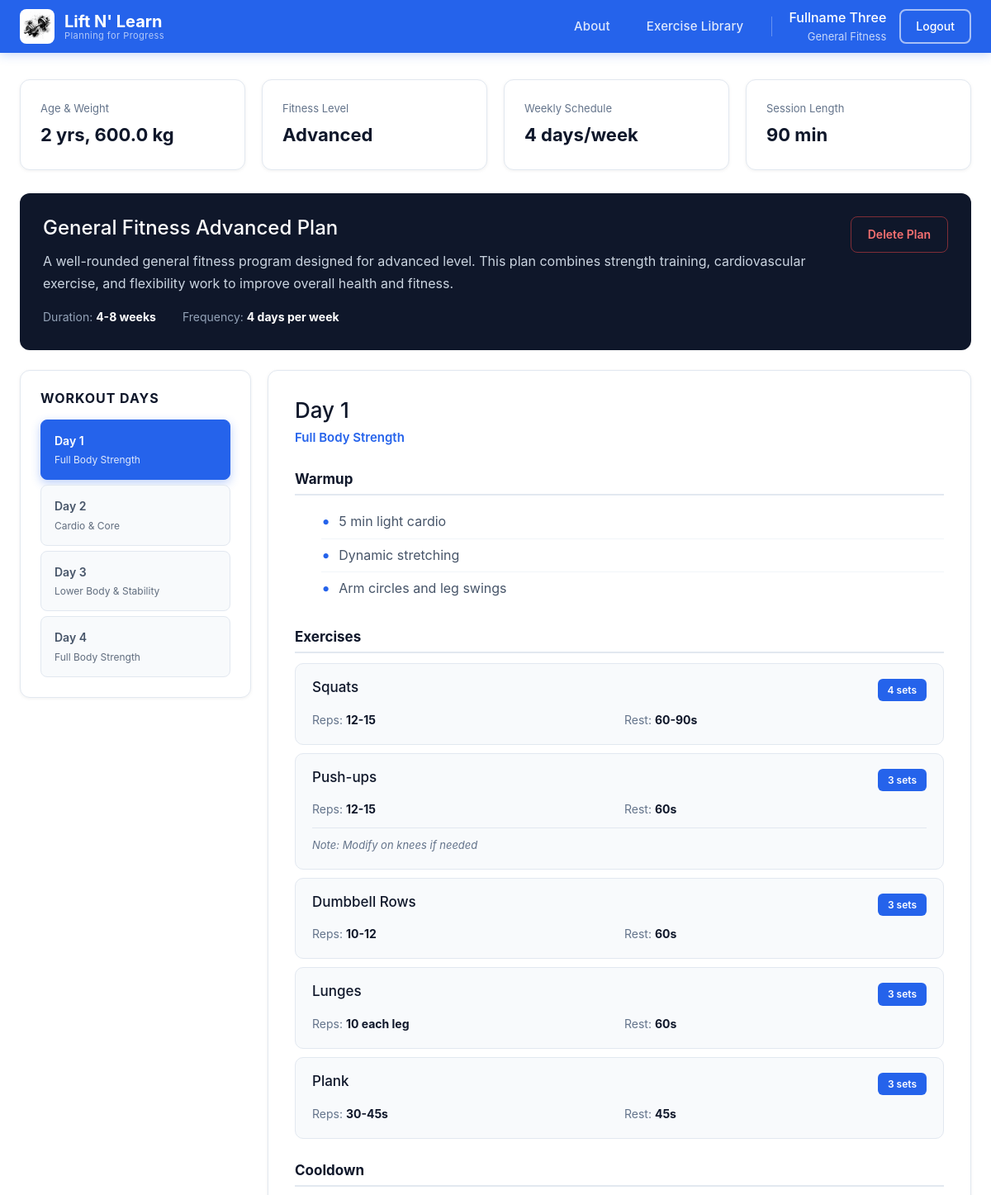
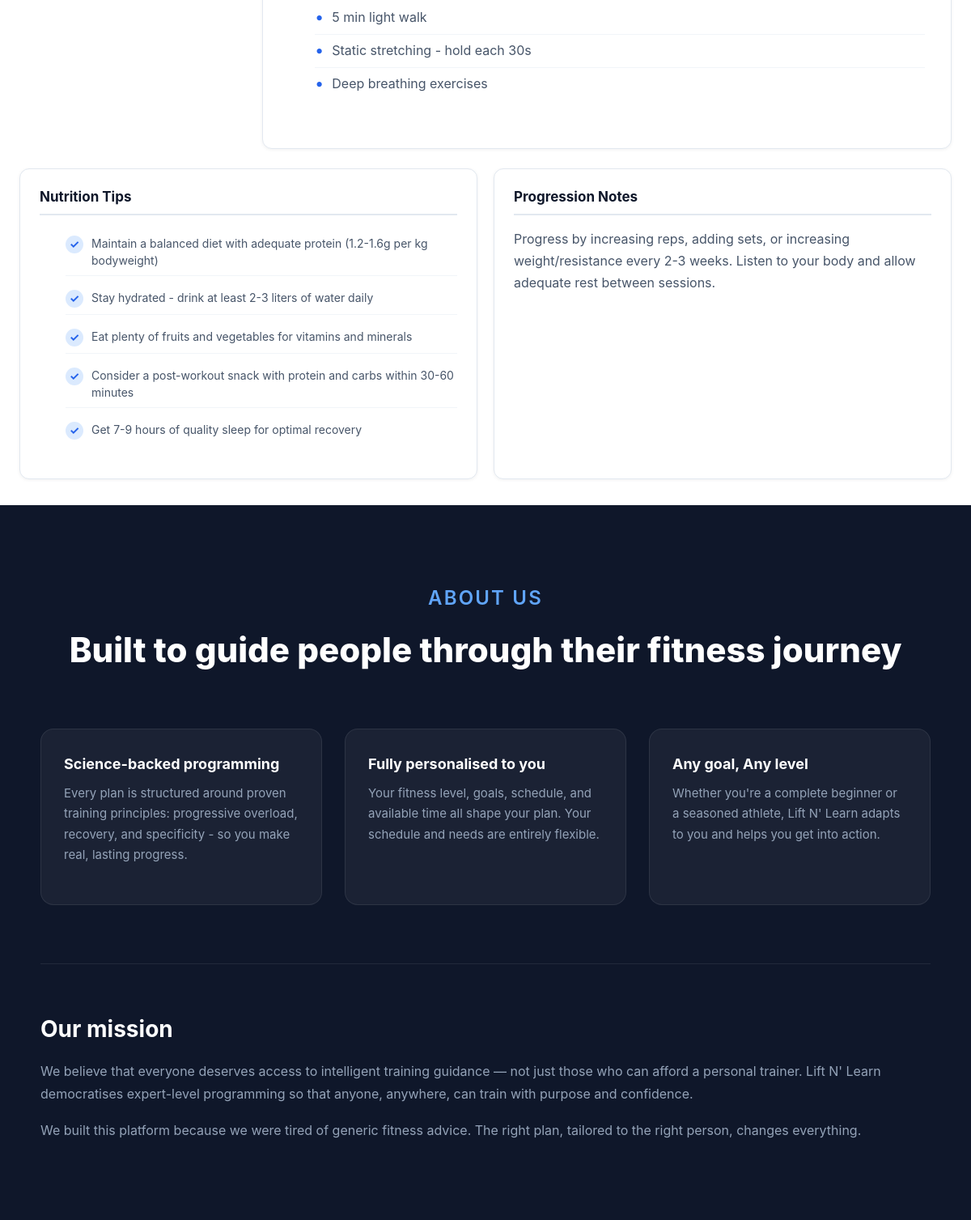
The page / (signed in) on the database its author committed (2 pictures, top to bottom).
### tables this page shows
CREATE TABLE user_profiles (
    id INTEGER PRIMARY KEY AUTOINCREMENT,
    user_id INTEGER UNIQUE NOT NULL,
    full_name TEXT NOT NULL,
    age INTEGER NOT NULL CHECK (age > 0 AND age < 120),
    weight REAL NOT NULL CHECK (weight > 0),
    height REAL NOT NULL CHECK (height > 0),
    fitness_type TEXT NOT NULL CHECK (fitness_type IN ('general_fitness', 'athlete', 'muscle_strength', 'calisthenics')),
    fitness_level TEXT NOT NULL CHECK (fitness_level IN ('beginner', 'intermediate', 'advanced')),
    goals TEXT NOT NULL,
    workout_days INTEGER NOT NULL CHECK (workout_days >= 1 AND workout_days <= 7),
    session_duration INTEGER NOT NULL CHECK (session_duration > 0),
    medical_conditions TEXT DEFAULT '',
    created_at TIMESTAMP DEFAULT CURRENT_TIMESTAMP,
    updated_at TIMESTAMP DEFAULT CURRENT_TIMESTAMP,
    FOREIGN KEY (user_id) REFERENCES users (id) ON DELETE CASCADE
);

CREATE TABLE workout_plans (
    id INTEGER PRIMARY KEY AUTOINCREMENT,
    user_id INTEGER NOT NULL,
    plan_name TEXT NOT NULL,
    fitness_type TEXT NOT NULL,
    difficulty TEXT NOT NULL,
    plan_data TEXT NOT NULL,
    is_active INTEGER DEFAULT 1,
    created_at TIMESTAMP DEFAULT CURRENT_TIMESTAMP,
    FOREIGN KEY (user_id) REFERENCES users (id) ON DELETE CASCADE
);

### app.py (the view)
@app.route('/')
def index():
    return render_template('home.html')

### app.py (called while the page is built)
@login_manager.user_loader
def load_user(user_id):
    return User.get_by_id(int(user_id))

@app.template_filter('get_user_profile')
def get_user_profile(user_id):
    return UserProfile.get_by_user_id(user_id)

@app.template_filter('get_workout_plan')
def get_workout_plan(user_id):
    return WorkoutPlan.get_active_by_user_id(user_id)

@app.context_processor
def inject_nav_profile():
    nav_profile = None
    if current_user.is_authenticated:
        nav_profile = UserProfile.get_by_user_id(current_user.id)
    return dict(nav_profile=nav_profile)

### database.py (called while the page is built)
def get_db():
    conn = sqlite3.connect(DATABASE)
    conn.row_factory = sqlite3.Row
    return conn

    @staticmethod
    def get_by_id(user_id):
        conn = get_db()
        user_data = conn.execute(
            'SELECT * FROM users WHERE id = ?', (user_id,)
        ).fetchone()
        conn.close()
        if user_data:
            return User(user_data['id'], user_data['username'], user_data['email'],
                       user_data['password_hash'], user_data['created_at'])
        return None

    @staticmethod
    def get_by_user_id(user_id):
        conn = get_db()
        profile = conn.execute(
            'SELECT * FROM user_profiles WHERE user_id = ?', (user_id,)
        ).fetchone()
        conn.close()
        return dict(profile) if profile else None

    @staticmethod
    def get_active_by_user_id(user_id):
        conn = get_db()
        plan = conn.execute(
            'SELECT * FROM workout_plans WHERE user_id = ? AND is_active = 1 ORDER BY created_at DESC LIMIT 1',
            (user_id,)
        ).fetchone()
        conn.close()
        if plan:
            plan_dict = dict(plan)
            plan_dict['plan_data'] = json.loads(plan_dict['plan_data'])
            return plan_dict
        return None

### templates/home.html (shortened to what this page needs)
{% extends "base.html" %}
{% block content %}
<div class="dashboard-container">
    {% set profile = current_user.id | get_user_profile if current_user.is_authenticated else None %}
    {% set workout_plan = current_user.id | get_workout_plan if current_user.is_authenticated else None %}
    {% if current_user.is_authenticated and profile %}
        <div class="stats-grid">
                <div class="stat-card">
                    <div class="stat-content">
                        <div class="stat-label">Age & Weight</div>
                        <div class="stat-value">{{ profile.age }} yrs, {{ profile.weight }} kg</div>
                    </div>
                </div>
                <div class="stat-card">
                    <div class="stat-content">
                        <div class="stat-label">Fitness Level</div>
                        <div class="stat-value">{{ profile.fitness_level.title() }}</div>
                    </div>
                </div>
                <div class="stat-card">
                    <div class="stat-content">
                        <div class="stat-label">Weekly Schedule</div>
                        <div class="stat-value">{{ profile.workout_days }} days/week</div>
                    </div>
                </div>
                <div class="stat-card">
                    <div class="stat-content">
                        <div class="stat-label">Session Length</div>
                        <div class="stat-value">{{ profile.session_duration }} min</div>
                    </div>
                </div>
            </div>
            {% if workout_plan %}
            <div class="plan-overview">
                <div class="plan-overview-header">
                    <div>
                        <h2>{{ workout_plan.plan_name }}</h2>
                        <p class="plan-description">{{ workout_plan.plan_data.description }}</p>
                        <div class="plan-meta">
                            <span>Duration: <strong>{{ workout_plan.plan_data.duration }}</strong></span>
                            <span>Frequency: <strong>{{ workout_plan.plan_data.frequency }}</strong></span>
                        </div>
                    </div>
                    <button type="button" class="btn-delete-plan" onclick="document.getElementById('delete-modal').style.display='flex'">
                        Delete Plan
                    </button>
                </div>
            </div>
            <div class="workout-container">
                <div class="workout-sidebar">
                    <h3>Workout Days</h3>
                    <div class="workout-days">
                        {% for workout in workout_plan.plan_data.workouts %}
                        <button class="workout-day-btn {% if loop.index0 == 0 %}active{% endif %}" onclick="showWorkout({{ loop.index0 }})">
                            <div class="day-title">{{ workout.day }}</div>
                            <div class="day-focus">{{ workout.focus }}</div>
                        </button>
                        {% endfor %}
                    </div>
                </div>
                <div class="workout-content">
                    {% for workout in workout_plan.plan_data.workouts %}
                    <div class="workout-detail {% if loop.index0 == 0 %}active{% endif %}" id="workout-{{ loop.index0 }}">
                        <h2>{{ workout.day }}</h2>
                        <p class="workout-focus">{{ workout.focus }}</p>
                        <div class="workout-section">
                            <h3>Warmup</h3>
                            <ul class="workout-list">
                                {% for item in workout.warmup %}
                                <li>{{ item }}</li>
                                {% endfor %}
                            </ul>
                        </div>
                        <div class="workout-section">
                            <h3>Exercises</h3>
                            <div class="exercise-list">
                                {% for exercise in workout.exercises %}
                                <div class="exercise-card">
                                    <div class="exercise-header">
                                        <h4>{{ exercise.name }}</h4>
                                        <span class="exercise-badge">{{ exercise.sets }} sets</span>
                                    </div>
                                    <div class="exercise-details">
                                        <div>Reps: <strong>{{ exercise.reps }}</strong></div>
                                        <div>Rest: <strong>{{ exercise.rest }}</strong></div>
                                    </div>
                                    {% if exercise.notes %}
                                    <div class="exercise-notes">Note: {{ exercise.notes }}</div>
                                    {% endif %}
                                </div>
                                {% endfor %}
                            </div>
                        </div>
                        <div class="workout-section">
                            <h3>Cooldown</h3>
                            <ul class="workout-list">
                                {% for item in workout.cooldown %}
                                <li>{{ item }}</li>
                                {% endfor %}
                            </ul>
                        </div>
                    </div>
                    {% endfor %}
                </div>
            </div>
            <div class="additional-info">
                <div class="info-card">
                    <h3>Nutrition Tips</h3>
                    <ul class="tips-list">
                        {% for tip in workout_plan.plan_data.nutrition_tips %}
                        <li>{{ tip }}</li>
                        {% endfor %}
                    </ul>
                </div>
                <div class="info-card">
                    <h3>Progression Notes</h3>
                    <p>{{ workout_plan.plan_data.progression_notes }}</p>
                </div>
            </div>
            {% endif %}
    {% endif %}
</div>
<section id="about" class="about-section">
        <div class="about-inner">
            <div class="about-header">
                <div class="about-eyebrow">About Us</div>
                <h2>Built to guide people through their fitness journey</h2>
            </div>
            <div class="about-grid">
                <div class="about-card">
                    <h3>Science-backed programming</h3>
                    <p>Every plan is structured around proven training principles: progressive overload, recovery, and specificity - so you make real, lasting progress.</p>
                </div>
                <div class="about-card">
                    <h3>Fully personalised to you</h3>
                    <p>Your fitness level, goals, schedule, and available time all shape your plan. Your schedule and needs are entirely flexible.</p>
                </div>
                <div class="about-card">
                    <h3>Any goal, Any level</h3>
                    <p>Whether you're a complete beginner or a seasoned athlete, Lift N' Learn adapts to you and helps you get into action.</p>
                </div>
            </div>
            <div class="about-mission">
                <div class="about-mission-text">
                    <h3>Our mission</h3>
                    <p>We believe that everyone deserves access to intelligent training guidance — not just those who can afford a personal trainer. Lift N' Learn democratises expert-level programming so that anyone, anywhere, can train with purpose and confidence.</p>
                    <p>We built this platform because we were tired of generic fitness advice. The right plan, tailored to the right person, changes everything.</p>
                </div>
            </div>
        </div>
    </section>
{% endblock %}

### templates/base.html (shortened to what this page needs)
<!DOCTYPE html>
<html lang="en">
<head>
    <link href="https://cdn.jsdelivr.net/npm/bootstrap@5.3.2/dist/css/bootstrap.min.css" rel="stylesheet">
    <link rel="stylesheet" href="{{ url_for('static', filename='style.css') }}">
</head>
<body>
    {% block navbar %}
    <nav class="navbar">
        <div class="nav-content">
            <div class="nav-brand">
                <img src="{{ url_for('static', filename='logo image.png') }}" alt="Dumbbell" class="nav-brand-icon">
                <div class="nav-brand-text">
                    <span class="nav-brand-title">Lift N' Learn</span>
                    <span class="nav-brand-slogan">Planning for Progress</span>
                </div>
            </div>
            <div class="nav-user">
                <a href="/#about" class="nav-link-about" onclick="scrollToAbout(event)">About</a>
                <a href="{{ url_for('exercise_library') }}" class="nav-link-about {% if request.endpoint == 'exercise_library' %}nav-link-active{% endif %}">Exercise Library</a>
                {% if current_user.is_authenticated %}
                    <div class="user-info">
                        {% if nav_profile %}
                            <div class="user-name">{{ nav_profile.full_name }}</div>
                            <div class="user-type">{{ nav_profile.fitness_type.replace('_', ' ').title() }}</div>
                        {% else %}
                            <div class="user-name">{{ current_user.username }}</div>
                        {% endif %}
                    </div>
                    <a href="{{ url_for('logout') }}" class="nav-btn-outline">Logout</a>
                {% else %}
                    <a href="{{ url_for('login') }}" class="nav-btn-solid">Login</a>
                    <a href="{{ url_for('register') }}" class="nav-btn-solid">Register</a>
                {% endif %}
            </div>
        </div>
    </nav>
    {% endblock navbar %}
    {% block content %}{% endblock %}
</body>
</html>

### rows shown on the page
user_profiles: full_name "Fullname Three", fitness_type.replace "General Fitness", age "2", weight "600.0", fitness_level "Advanced", workout_days "4", session_duration "90"
workout_plans: plan_name "General Fitness Advanced Plan"

### other values the page prints
{{ workout_plan.plan_data.description }} "A well-rounded general fitness program designed for advanced level. This plan combines strength training, cardiovascular exercise, and flexibility work to improve overall health and fitness."
{{ workout_plan.plan_data.duration }} "4-8 weeks"
{{ workout_plan.plan_data.frequency }} "4 days per week"
{{ workout.day }} "Day 1" "Day 2" "Day 3" "Day 4"
{{ workout.focus }} "Full Body Strength" "Cardio & Core" "Lower Body & Stability" "Full Body Strength"
{{ workout.day }} "Day 1"
{{ workout.focus }} "Full Body Strength"
{{ item }} "5 min light cardio" "Dynamic stretching" "Arm circles and leg swings"
{{ exercise.name }} "Squats" "Push-ups" "Dumbbell Rows" "Lunges" "Plank"
{{ exercise.sets }} "4" "3" "3" "3" "3"
{{ exercise.reps }} "12-15" "12-15" "10-12" "10 each leg" "30-45s"
{{ exercise.rest }} "60-90s" "60s" "60s" "60s" "45s"
{{ exercise.notes }} "Modify on knees if needed"
{{ item }} "5 min light walk" "Static stretching - hold each 30s" "Deep breathing exercises"
{{ tip }} "Maintain a balanced diet with adequate protein (1.2-1.6g per kg bodyweight)" "Stay hydrated - drink at least 2-3 liters of water daily" "Eat plenty of fruits and vegetables for vitamins and minerals" "Consider a post-workout snack with protein and carbs within 30-60 minutes" "Get 7-9 hours of quality sleep for optimal recovery"
